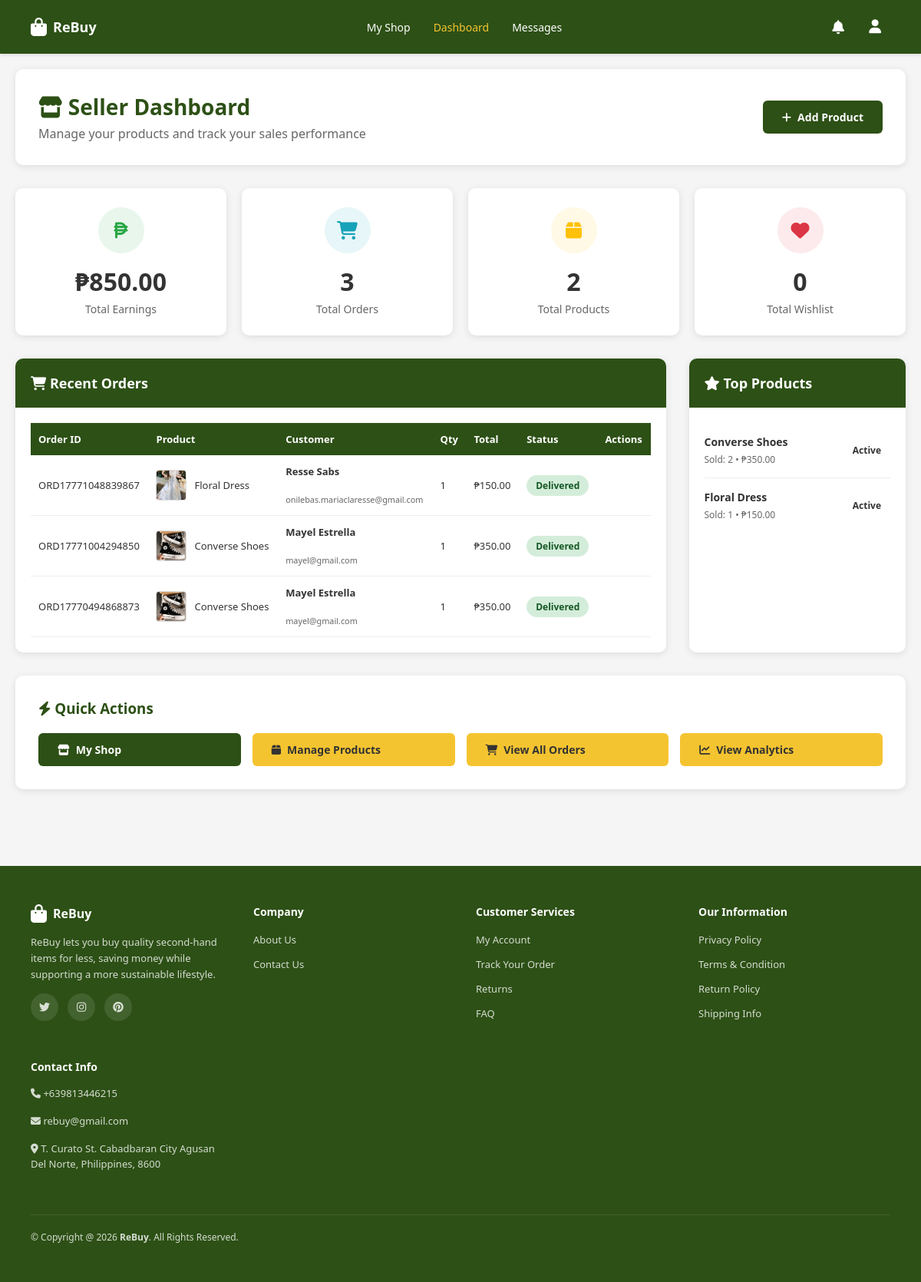
The app's page /php/seller_dashboard.php (signed in) with its own data.
### tables this page shows
CREATE TABLE `seller_orders` (
  `id` int(11) NOT NULL,
  `order_id` varchar(50) NOT NULL,
  `seller_id` int(11) NOT NULL,
  `customer_id` int(11) NOT NULL,
  `product_id` int(11) NOT NULL,
  `quantity` int(11) NOT NULL,
  `price_per_item` decimal(10,2) NOT NULL,
  `total_amount` decimal(10,2) NOT NULL,
  `status` enum('pending','processing','shipped','delivered','cancelled') DEFAULT 'pending',
  `order_date` timestamp NOT NULL DEFAULT current_timestamp()
);

CREATE TABLE `products` (
  `id` int(11) NOT NULL,
  `seller_id` int(11) NOT NULL DEFAULT 1,
  `name` varchar(255) NOT NULL,
  `description` text DEFAULT NULL,
  `price` decimal(10,2) NOT NULL,
  `stock` int(11) DEFAULT 0,
  `original_price` decimal(10,2) DEFAULT NULL,
  `category` varchar(100) DEFAULT NULL,
  `image_url` varchar(255) DEFAULT NULL,
  `stock_quantity` int(11) DEFAULT 0,
  `status` enum('active','inactive','out_of_stock') DEFAULT 'active',
  `rating` float DEFAULT 0,
  `created_at` timestamp NOT NULL DEFAULT current_timestamp(),
  `updated_at` timestamp NOT NULL DEFAULT current_timestamp() ON UPDATE current_timestamp()
);

CREATE TABLE `users` (
  `id` int(11) NOT NULL,
  `username` varchar(50) NOT NULL,
  `password` varchar(255) NOT NULL,
  `first_name` varchar(50) NOT NULL,
  `middle_name` varchar(50) DEFAULT NULL,
  `last_name` varchar(50) NOT NULL,
  `name_extension` varchar(10) DEFAULT NULL,
  `gender` varchar(20) DEFAULT NULL,
  `birthdate` date DEFAULT NULL,
  `age` int(11) DEFAULT NULL,
  `purok_street` varchar(100) DEFAULT NULL,
  `barangay` varchar(50) DEFAULT NULL,
  `municipality_city` varchar(50) DEFAULT NULL,
  `province` varchar(50) DEFAULT NULL,
  `country` varchar(50) DEFAULT NULL,
  `zip_code` varchar(5) DEFAULT NULL,
  `created_at` timestamp NOT NULL DEFAULT current_timestamp(),
  `email` varchar(100) NOT NULL,
  `profile_pic` varchar(255) DEFAULT NULL,
  `cover_photo` varchar(255) DEFAULT NULL,
  `is_seller` tinyint(1) DEFAULT 0 COMMENT '1 if user is a seller, 0 if regular user',
  `shop_name` varchar(100) DEFAULT NULL,
  `shop_description` text DEFAULT NULL,
  `shop_profile_pic` varchar(255) DEFAULT NULL,
  `seller_requested_at` timestamp NULL DEFAULT NULL COMMENT 'When user requested to become a seller',
  `seller_approved_at` timestamp NULL DEFAULT NULL COMMENT 'When user was approved as seller',
  `last_seen` timestamp NULL DEFAULT NULL
);

### php/seller_dashboard.php (the view, shortened to what this page needs)
<?php
require_once 'db.php';
$user_id = $_SESSION['user_id'];
$earnings_stmt = $conn->prepare("SELECT SUM(total_amount) as total FROM seller_orders WHERE seller_id = ? AND status IN ('delivered')");
$earnings_stmt->bind_param("i", $user_id);
$earnings_stmt->execute();
$earnings_result = $earnings_stmt->get_result();
$earnings_data = $earnings_result->fetch_assoc();
$total_earnings = $earnings_data['total'] ?? 0;
$orders_stmt = $conn->prepare("SELECT COUNT(*) as total FROM seller_orders WHERE seller_id = ?");
$orders_stmt->bind_param("i", $user_id);
$orders_stmt->execute();
$orders_result = $orders_stmt->get_result();
$orders_data = $orders_result->fetch_assoc();
$total_orders = $orders_data['total'] ?? 0;
$products_stmt = $conn->prepare("SELECT COUNT(*) as total FROM products WHERE seller_id = ?");
$products_stmt->bind_param("i", $user_id);
$products_stmt->execute();
$products_result = $products_stmt->get_result();
$products_data = $products_result->fetch_assoc();
$total_products = $products_data['total'] ?? 0;
$recent_orders_stmt = $conn->prepare("
    SELECT so.*, p.name as product_name, p.image_url as product_image, u.first_name, u.last_name, u.email
    FROM seller_orders so
    JOIN products p ON so.product_id = p.id
    JOIN users u ON so.customer_id = u.id
    WHERE so.seller_id = ?
    ORDER BY so.order_date DESC
    LIMIT 10
");
$recent_orders_stmt->bind_param("i", $user_id);
$recent_orders_stmt->execute();
$recent_orders = $recent_orders_stmt->get_result();
$top_products_stmt = $conn->prepare("
    SELECT p.*, SUM(so.quantity) as total_sold
    FROM products p
    LEFT JOIN seller_orders so ON p.id = so.product_id AND so.status IN ('delivered')
    WHERE p.seller_id = ?
    GROUP BY p.id
    ORDER BY total_sold DESC
    LIMIT 5
");
$top_products_stmt->bind_param("i", $user_id);
$top_products_stmt->execute();
$top_products = $top_products_stmt->get_result();
?>
<!DOCTYPE html>
<html lang="en">
<head>
    <link rel="stylesheet" href="https://cdnjs.cloudflare.com/ajax/libs/font-awesome/6.5.0/css/all.min.css">
    <link rel="stylesheet" href="../css/header-footer.css">
</head>
<body>
    <?php include '_header.php'; ?>
    <div class="dashboard-container">
        <div class="dashboard-header">
            <div class="dashboard-title">
                <h1><i class="fas fa-store"></i> Seller Dashboard</h1>
                <p>Manage your products and track your sales performance</p>
            </div>
            <div class="dashboard-actions">
                <a href="upload_product.php" class="btn btn-primary">
                    <i class="fas fa-plus"></i> Add Product
                </a>
            </div>
        </div>
        <div class="stats-grid">
            <div class="stat-card">
                <div class="stat-icon earnings">
                    <i class="fas fa-peso-sign"></i>
                </div>
                <div class="stat-value">₱<?php echo number_format($total_earnings, 2); ?></div>
                <div class="stat-label">Total Earnings</div>
            </div>
            <div class="stat-card">
                <div class="stat-icon orders">
                    <i class="fas fa-shopping-cart"></i>
                </div>
                <div class="stat-value"><?php echo $total_orders; ?></div>
                <div class="stat-label">Total Orders</div>
            </div>
            <div class="stat-card">
                <div class="stat-icon products">
                    <i class="fas fa-box"></i>
                </div>
                <div class="stat-value"><?php echo $total_products; ?></div>
                <div class="stat-label">Total Products</div>
            </div>
            <div class="stat-card">
                <div class="stat-icon wishlist">
                    <i class="fas fa-heart"></i>
                </div>
                <div class="stat-value">0</div>
                <div class="stat-label">Total Wishlist</div>
            </div>
        </div>
        <div class="dashboard-grid">
            <div class="dashboard-card">
                <div class="card-header">
                    <i class="fas fa-shopping-cart"></i> Recent Orders
                </div>
                <div class="card-content">
                    <?php if ($recent_orders->num_rows > 0): ?>
                        <div class="orders-table">
                            <table>
                                <thead>
                                    <tr>
                                        <th>Order ID</th>
                                        <th>Product</th>
                                        <th>Customer</th>
                                        <th>Qty</th>
                                        <th>Total</th>
                                        <th>Status</th>
                                        <th>Actions</th>
                                    </tr>
                                </thead>
                                <tbody>
                                    <?php while ($order = $recent_orders->fetch_assoc()): ?>
                                        <tr>
                                            <td><?php echo htmlspecialchars($order['order_id']); ?></td>
                                            <td>
                                                <div class="product-cell">
                                                    <?php if (!empty($order['product_image'])): ?>
                                                        <img src="<?php echo htmlspecialchars($order['product_image']); ?>" alt="<?php echo htmlspecialchars($order['product_name']); ?>" class="product-thumb">
                                                    <?php endif; ?>
                                                    <span><?php echo htmlspecialchars($order['product_name']); ?></span>
                                                </div>
                                            </td>
                                            <td>
                                                <div class="customer-info">
                                                    <strong><?php echo htmlspecialchars($order['first_name'] . ' ' . $order['last_name']); ?></strong><br>
                                                    <small><?php echo htmlspecialchars($order['email']); ?></small>
                                                </div>
                                            </td>
                                            <td><?php echo $order['quantity']; ?></td>
                                            <td>₱<?php echo number_format($order['total_amount'], 2); ?></td>
                                            <td>
                                                <span class="order-status status-<?php echo $order['status']; ?>">
                                                    <?php echo ucfirst($order['status']); ?>
                                                </span>
                                            </td>
                                            <td>
                                            </td>
                                        </tr>
                                    <?php endwhile; ?>
                                </tbody>
                            </table>
                        </div>
                    <?php else: ?>
                        <p style="text-align: center; color: #666; padding: 20px;">No orders yet</p>
                    <?php endif; ?>
                </div>
            </div>
            <div class="dashboard-card">
                <div class="card-header">
                    <i class="fas fa-star"></i> Top Products
                </div>
                <div class="card-content">
                    <?php if ($top_products->num_rows > 0): ?>
                        <?php while ($product = $top_products->fetch_assoc()): ?>
                            <div class="product-item">
                                <div class="product-info">
                                    <h4><?php echo htmlspecialchars($product['name']); ?></h4>
                                    <p>Sold: <?php echo $product['total_sold'] ?? 0; ?> • ₱<?php echo number_format($product['price'], 2); ?></p>
                                </div>
                                <div class="product-status status-active">
                                    Active
                                </div>
                            </div>
                        <?php endwhile; ?>
                    <?php else: ?>
                        <p style="text-align: center; color: #666; padding: 20px;">No products yet</p>
                    <?php endif; ?>
                </div>
            </div>
        </div>
        <div class="quick-actions">
            <h3><i class="fas fa-bolt"></i> Quick Actions</h3>
            <div class="actions-grid">
                <a href="seller_profile.php" class="btn btn-primary">
                    <i class="fas fa-store"></i> My Shop
                </a>
                <a href="manage_products.php" class="btn btn-secondary">
                    <i class="fas fa-box"></i> Manage Products
                </a>
                <a href="seller_orders.php" class="btn btn-secondary">
                    <i class="fas fa-shopping-cart"></i> View All Orders
                </a>
                <a href="seller_analytics.php" class="btn btn-secondary">
                    <i class="fas fa-chart-line"></i> View Analytics
                </a>
            </div>
        </div>
    </div>
    <footer>
        <div class="footer-container">
            <div class="footer-content">
                <div class="footer-section">
                    <div class="footer-logo">
                        <i class="fas fa-shopping-bag"></i>
                        <span>ReBuy</span>
                    </div>
                    <p class="footer-text">ReBuy lets you buy quality second-hand items for less, saving money while supporting a more sustainable lifestyle.</p>
                    <div class="social-links">
                        <a href="#"><i class="fab fa-twitter"></i></a>
                        <a href="#"><i class="fab fa-instagram"></i></a>
                        <a href="#"><i class="fab fa-pinterest"></i></a>
                    </div>
                </div>
                <div class="footer-section">
                    <h3>Company</h3>
                    <ul>
                        <li><a href="about_us.php">About Us</a></li>
                        <li><a href="#">Contact Us</a></li>
                    </ul>
                </div>
                <div class="footer-section">
                    <h3>Customer Services</h3>
                    <ul>
                        <li><a href="settings.php">My Account</a></li>
                        <li><a href="#">Track Your Order</a></li>
                        <li><a href="#">Returns</a></li>
                        <li><a href="#">FAQ</a></li>
                    </ul>
                </div>
                <div class="footer-section">
                    <h3>Our Information</h3>
                    <ul>
                        <li><a href="#">Privacy Policy</a></li>
                        <li><a href="#">Terms & Condition</a></li>
                        <li><a href="#">Return Policy</a></li>
                        <li><a href="#">Shipping Info</a></li>
                    </ul>
                </div>
                <div class="footer-section">
                    <h3>Contact Info</h3>
                    <p class="footer-text"><i class="fas fa-phone"></i> +639813446215</p>
                    <p class="footer-text"><i class="fa-solid fa-envelope"></i> rebuy@gmail.com</p>
                    <p class="footer-text"><i class="fa-solid fa-location-dot"></i> T. Curato St. Cabadbaran City Agusan Del Norte, Philippines, 8600</p>
                </div>
            </div>
            <div class="footer-bottom">
                <p>&copy; Copyright @ 2026 <strong>ReBuy</strong>. All Rights Reserved.</p>
            </div>
        </div>
    </footer>
</body>
</html>

### css/header-footer.css (style rules this page uses)
:root { --primary-color: #2d5016; --secondary-color: #f4c430; --text-dark: #333; --text-light: #666; --bg-light: #f5f5f5; --border-color: #e0e0e0; }
* { margin: 0; padding: 0; box-sizing: border-box; }
body { font-family: 'Segoe UI', Tahoma, Geneva, Verdana, sans-serif; background-color: var(--bg-light); color: var(--text-dark); }
footer { background: var(--primary-color); color: white; padding: 50px 40px; margin-top: 80px; }
.footer-container { max-width: 1400px; margin: 0 auto; }
.footer-content { display: grid; grid-template-columns: repeat(auto-fit, minmax(250px, 1fr)); gap: 40px; margin-bottom: 40px; }
.footer-section h3 { margin-bottom: 15px; font-size: 14px; font-weight: 600; }
.footer-section ul { list-style: none; }
.footer-section ul li { margin-bottom: 10px; }
.footer-section a { color: rgba(255,255,255,0.8); text-decoration: none; font-size: 13px; transition: color 0.3s; }
.footer-logo { display: flex; align-items: center; gap: 8px; margin-bottom: 15px; font-size: 16px; font-weight: bold; }
.footer-logo i { font-size: 24px; }
.footer-text { font-size: 13px; color: rgba(255,255,255,0.8); line-height: 1.6; margin-bottom: 15px; }
.social-links { display: flex; gap: 12px; }
.social-links a { width: 36px; height: 36px; border-radius: 50%; background: rgba(255,255,255,0.1); display: flex; align-items: center; justify-content: center; font-size: 14px; transition: background 0.3s; }
.footer-bottom { border-top: 1px solid rgba(255,255,255,0.1); padding-top: 20px; display: flex; justify-content: space-between; align-items: center; font-size: 12px; color: rgba(255,255,255,0.8); }

### records on screen
seller_orders: order "ORD17771048839867", product.image_url (picture), product.name "Floral Dress", customer.last_name "Resse Sabs", customer.email "onilebas.mariaclaresse@gmail.com", quantity "1", total_amount "150.00", status "Delivered"
seller_orders: order "ORD17771004294850", product.image_url (picture), product.name "Converse Shoes", customer.last_name "Mayel Estrella", customer.email "mayel@gmail.com", quantity "1", total_amount "350.00", status "Delivered"
seller_orders: order "ORD17770494868873", product.image_url (picture), product.name "Converse Shoes", customer.last_name "Mayel Estrella", customer.email "mayel@gmail.com", quantity "1", total_amount "350.00", status "Delivered"
products: name "Converse Shoes", total_sold "2", price "350.00"
products: name "Floral Dress", total_sold "1", price "150.00"

### other values on screen
$total_earnings "850.00"
$total_orders "3"
$total_products "2"
